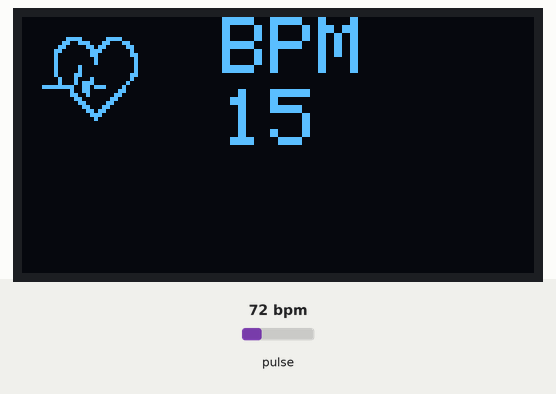
Bench run of a sketch on a simulated Arduino Uno, built with avr-gcc and run on an emulated ATmega328P. Parts: 128×64 one-colour display. Inputs (shaded band) come from the test bench; at power-on: pulse 72 bpm. The display library's start-up logo is not drawn; what the sketch prints to the serial monitor is not drawn.

Above: at 2.2 s.
2.3 s: pulse set to 130 bpm
At 2.69 s:
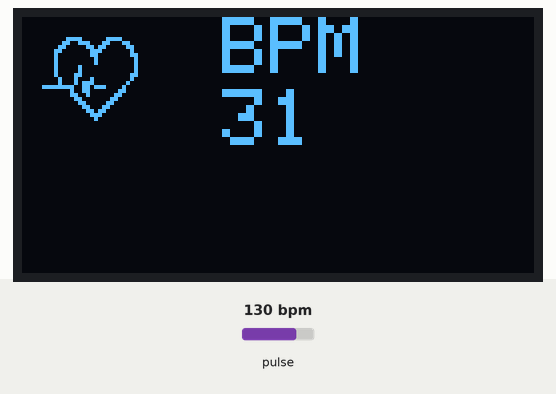
4.4 s: pulse set to 42 bpm
At 6.6 s:
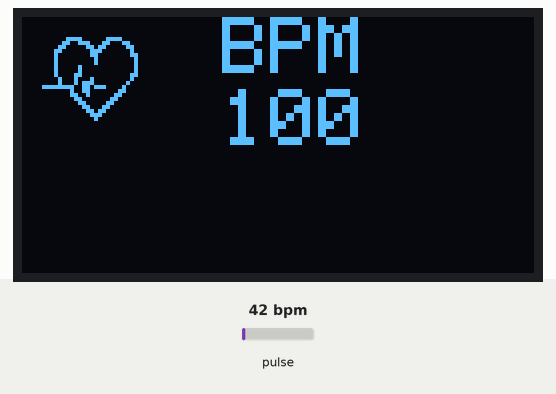
7.4 s: pulse set to 100 bpm
At 8.3 s:
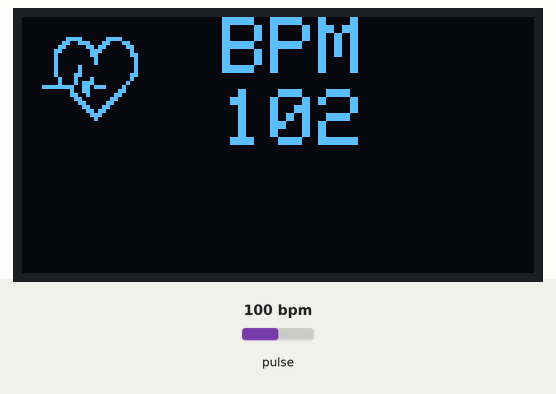
Timing chart, 0 to 10.4 s (numbered marks = the images above; inputs shaded):
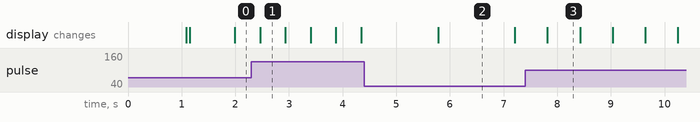

The sketch:

watch.ino
```cpp
#include <Wire.h>
#include <Adafruit_GFX.h>        //OLED libraries
#include <Adafruit_SSD1306.h>

#include "MAX30105.h"
#include "heartRate.h"

MAX30105 particleSensor;

const byte RATE_SIZE = 8; //Increase this for more averaging. 4 is good.
byte rates[RATE_SIZE]; //Array of heart rates
byte rateSpot = 0;

long lastBeat = 0; //Time at which the last beat occurred
float beatsPerMinute;
int beatAvg;
bool fingerFound = false;

#define SCREEN_WIDTH 128 // OLED display width, in pixels
#define SCREEN_HEIGHT 64 // OLED display height, in pixels
#define OLED_RESET    -1 // Reset pin # (or -1 if sharing Arduino reset pin)

Adafruit_SSD1306 oled (SCREEN_WIDTH, SCREEN_HEIGHT, &Wire, OLED_RESET);

static const unsigned char PROGMEM logo2_bmp[] = {
0x03, 0xC0, 0xF0, 0x06, 0x71, 0x8C, 0x0C, 0x1B, 0x06, 0x18, 0x0E, 0x02, 0x10, 0x0C, 0x03, 0x10,

0x04, 0x01, 0x10, 0x04, 0x01, 0x10, 0x40, 0x01, 0x10, 0x40, 0x01, 0x10, 0xC0, 0x03, 0x08, 0x88,

0x02, 0x08, 0xB8, 0x04, 0xFF, 0x37, 0x08, 0x01, 0x30, 0x18, 0x01, 0x90, 0x30, 0x00, 0xC0, 0x60,

0x00, 0x60, 0xC0, 0x00, 0x31, 0x80, 0x00, 0x1B, 0x00, 0x00, 0x0E, 0x00, 0x00, 0x04, 0x00,  };

void setup() {
  oled.begin(SSD1306_SWITCHCAPVCC, 0x3C); //Start the OLED display
  oled.display();
  delay(1000);

  Serial.begin(115200);
  Serial.println("Initializing...");

  if (!particleSensor.begin(Wire, I2C_SPEED_FAST)) //Use default I2C port, 400kHz speed
  {
    Serial.println("MAX30105 was not found. Please check wiring/power. ");
    while (1);
  }
  Serial.println("Place your index finger on the sensor with steady pressure.");

  particleSensor.setup(); //Configure sensor with default settings
  particleSensor.setPulseAmplitudeRed(0x0A); //Turn Red LED to low to indicate sensor is running
  particleSensor.setPulseAmplitudeGreen(0); //Turn off Green LED
  displayFingerOff(); // display the finger query screen upon start up
}

// display the BPM and a pretty logo
void displayFingerOn() {
  oled.clearDisplay();
  oled.drawBitmap(5, 5, logo2_bmp, 24, 21, WHITE);
  oled.setTextSize(2);
  oled.setTextColor(WHITE);
  oled.setCursor(50,0);
  oled.println("BPM");
  oled.setCursor(50,18);
  oled.println(beatAvg);
  oled.display();
  return;
}

// query the user to place their finger
void displayFingerOff() {
  oled.clearDisplay();
  oled.setTextSize(2);
  oled.setTextColor(WHITE);
  oled.setCursor(0,0);
  oled.println("Place your finger");
  oled.display();
  return;
}

void loop() {
  long irValue = particleSensor.getIR();

  // if the user has placed their finger when it was not previously resting
  if (irValue > 7000) {
    if (!fingerFound) {
      displayFingerOn();
    }
    fingerFound = true;
  }
  else { // otherwise, signal finger removed
    if (fingerFound) {
      displayFingerOff();
    }
    fingerFound = false;
  }

  if (checkForBeat(irValue)) { // check for a heart beat in the user's finger
    long delta = millis() - lastBeat;
    lastBeat = millis();

    beatsPerMinute = 60 / (delta / 1000.0);
    if (beatsPerMinute < 255 && beatsPerMinute > 20) { // filter out garbage values
      rates[rateSpot++] = (byte)beatsPerMinute; //Store this reading in the array
      rateSpot %= RATE_SIZE; // Wrap variable

      // Take average of readings
      beatAvg = 0;
      for (byte x = 0 ; x < RATE_SIZE ; x++)
        beatAvg += rates[x];
      beatAvg /= RATE_SIZE;
      Serial.println(beatAvg); // output beat average to console
      displayFingerOn(); // update the display with new value
    }
  }
}
```

Measured:
- what the display in image 1 shows lasts 0.4 s, from 2.5 s to 2.9 s
- what the display in image 2 shows lasts 1.4 s, from 5.8 s to 7.2 s
- what the display in image 3 shows lasts 0.6 s, from 7.8 s to 8.4 s
